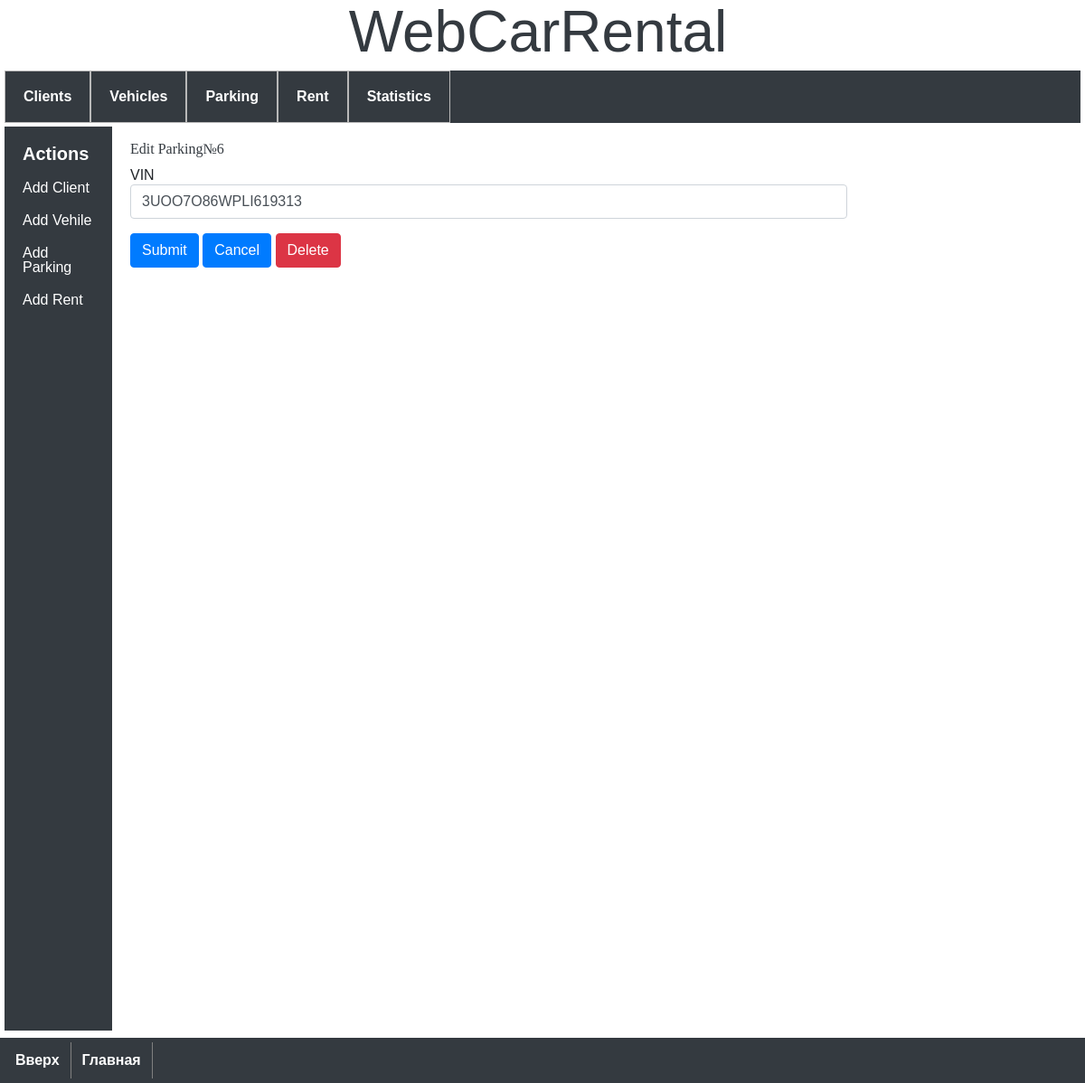
Before: /parking/6/edit-parking with the older database file.
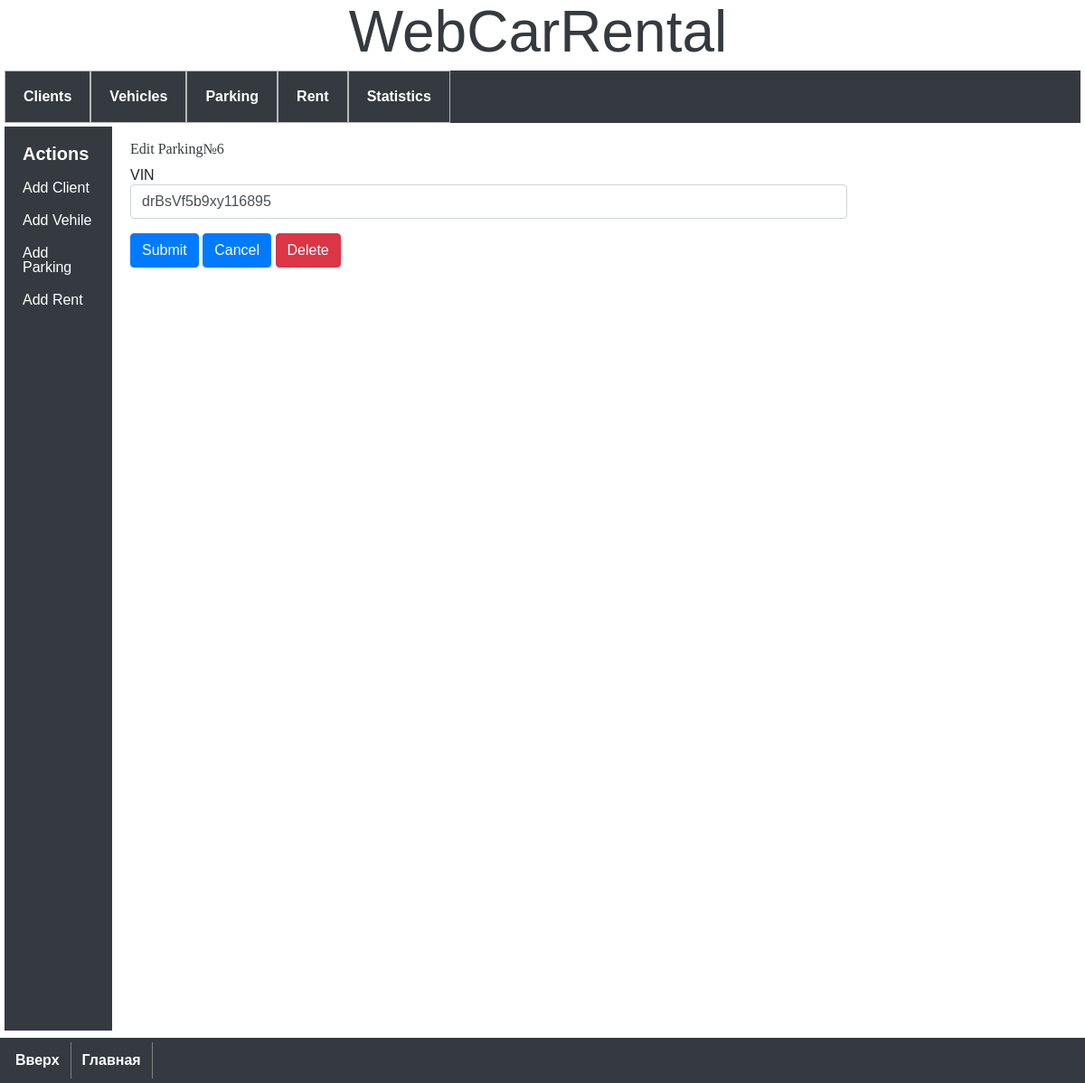
After: the same page with the newer database file.
### model.py (models this page shows)
class Parking(db.Model):
    __tablename__ = 'parking'
    parking_id = db.Column('parking_id', db.INTEGER, primary_key=True, autoincrement=True)
    vin_number = db.Column(db.ForeignKey('vehicle.vin_number'))

### app.py (the view, shortened to what this page needs)
@app.route('/parking/<int:parking_id>/edit-parking', methods=('GET', 'POST'))
def edit_parking(parking_id):
    cur_parking = get_parking(parking_id)
    form = EditAndDeleteParkingForm()
    if request.method == 'GET':
        form.vin_number.data = cur_parking.vin_number
    return render_template(
        './parking/edit-parking.html',
        parking=cur_parking,
        form=form)

### forms.py
class EditAndDeleteParkingForm(FlaskForm):
    submit = SubmitField(label=('Submit'))
    delete = SubmitField(label=('Delete'))
    vin_number = StringField(
        label='VIN',
        validators=[
            DataRequired(),
            Length(min=18, max=18),
            Regexp('^[A-HJ-NPR-Za-hj-npr-z\d]{8}[\dX][A-HJ-NPR-Za-hj-npr-z\d]{2}\d{6}$', message="Incorrect VIN")
        ])

### app.py (called while the page is built)
def get_parking(parking_id):
    return db.session.query(Parking)\
        .filter(Parking.parking_id == int(parking_id)).one_or_none()

### templates/parking/edit-parking.html (shortened to what this page needs)
{% extends 'base.html' %}
{% block content %}
<h1>{% block title %} Edit Parking№{{ parking.parking_id }} {% endblock %}</h1>
<div class="continer">
    <form class='form-horizontal' method='POST' action="">
        <div class="form-group">
            {{ form.vin_number.label }}
            {{ form.vin_number(class="form-control") }}
        </div>
        </div>
        <div class="form-group">
            {{ form.submit(class="btn btn-primary") }}
            <a class="btn btn-primary" href="../../parkings">Cancel</a>
            {% if parking.parking_id %}
            {{ form.delete(class="btn btn-danger btn-medium") }}
            {% endif %}
        </div>
</div>
{% endblock %}

Changed rows visible on the page:
changed Parking id 6: vin_number "3UOO7O86WPLI619313" → "drBsVf5b9xy116895"
